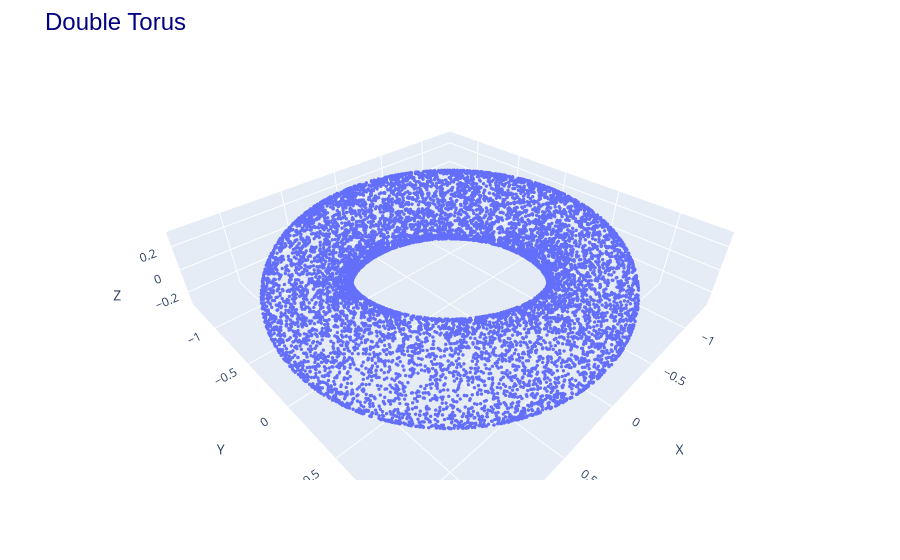

This figure's notebook cell:
### Code cell
torus_data = util.generate_torus(10000)
torus_data_test = util.generate_torus(10000)
util.plot3d([(torus_data, "torus data")], title="Double Torus")

### Figure 1 — Plotly figure (JSON) as saved in the notebook; plotly's stock layout.template omitted (floating-point values rounded to 4 significant figures; data arrays with more than 128 entries replaced by an {"elided": "..."} marker saying what was removed)
{"data": [{"marker": {"size": 2}, "mode": "markers", "name": "torus data", "type": "scatter3d", "x": {"elided": "10000 float values"}, "y": {"elided": "10000 float values"}, "z": {"elided": "10000 float values"}}], "layout": {"margin": {"t": 60}, "scene": {"aspectmode": "data", "xaxis": {"title": {"text": "X"}}, "yaxis": {"title": {"text": "Y"}}, "zaxis": {"title": {"text": "Z"}}}, "title": {"font": {"color": "navy", "family": "Arial", "size": 24}, "text": "Double Torus"}}}
